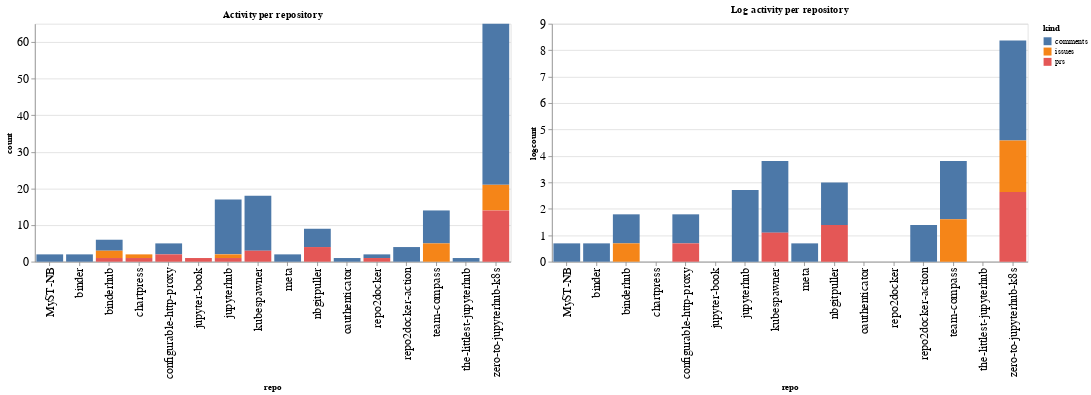

The notebook cell saved with this chart:
### Code cell
ch1 = alt.Chart(repo_summaries, width=600, title="Activity per repository").mark_bar().encode(
    x='repo',
    y='count',
    color='kind',
    tooltip="kind"
)

ch2 = alt.Chart(repo_summaries, width=600, title="Log activity per repository").mark_bar().encode(
    x='repo',
    y='logcount',
    color='kind',
    tooltip="kind"
)

ch1 | ch2

### Figure 1 — Vega-Lite specification as saved in the notebook (floating-point values rounded to 4 significant figures)
{"config": {"axisLeft": {"labelFontSize": 15}, "axisBottom": {"labelFontSize": 15}}, "hconcat": [{"mark": "bar", "encoding": {"color": {"type": "nominal", "field": "kind"}, "tooltip": {"type": "nominal", "field": "kind"}, "x": {"type": "nominal", "field": "repo"}, "y": {"type": "quantitative", "field": "count"}}, "title": "Activity per repository", "width": 600}, {"mark": "bar", "encoding": {"color": {"type": "nominal", "field": "kind"}, "tooltip": {"type": "nominal", "field": "kind"}, "x": {"type": "nominal", "field": "repo"}, "y": {"type": "quantitative", "field": "logcount"}}, "title": "Log activity per repository", "width": 600}], "data": {"name": "data-bbaa3cc10408721b7e44fe069cabcd6e"}, "$schema": "https://vega.github.io/schema/vega-lite/v4.8.1.json", "datasets": {"data-bbaa3cc10408721b7e44fe069cabcd6e": [{"repo": "MyST-NB", "kind": "comments", "count": 2, "logcount": 0.6931}, {"repo": "binder", "kind": "comments", "count": 2, "logcount": 0.6931}, {"repo": "binderhub", "kind": "comments", "count": 3, "logcount": 1.099}, {"repo": "binderhub", "kind": "issues", "count": 2, "logcount": 0.6931}, {"repo": "binderhub", "kind": "prs", "count": 1, "logcount": 0.0}, {"repo": "chartpress", "kind": "issues", "count": 1, "logcount": 0.0}, {"repo": "chartpress", "kind": "prs", "count": 1, "logcount": 0.0}, {"repo": "configurable-http-proxy", "kind": "comments", "count": 3, "logcount": 1.099}, {"repo": "configurable-http-proxy", "kind": "prs", "count": 2, "logcount": 0.6931}, {"repo": "jupyter-book", "kind": "prs", "count": 1, "logcount": 0.0}, {"repo": "jupyterhub", "kind": "comments", "count": 15, "logcount": 2.708}, {"repo": "jupyterhub", "kind": "issues", "count": 1, "logcount": 0.0}, {"repo": "jupyterhub", "kind": "prs", "count": 1, "logcount": 0.0}, {"repo": "kubespawner", "kind": "comments", "count": 15, "logcount": 2.708}, {"repo": "kubespawner", "kind": "prs", "count": 3, "logcount": 1.099}, {"repo": "meta", "kind": "comments", "count": 2, "logcount": 0.6931}, {"repo": "nbgitpuller", "kind": "comments", "count": 5, "logcount": 1.609}, {"repo": "nbgitpuller", "kind": "prs", "count": 4, "logcount": 1.386}, {"repo": "oauthenticator", "kind": "comments", "count": 1, "logcount": 0.0}, {"repo": "repo2docker", "kind": "comments", "count": 1, "logcount": 0.0}, {"repo": "repo2docker", "kind": "prs", "count": 1, "logcount": 0.0}, {"repo": "repo2docker-action", "kind": "comments", "count": 4, "logcount": 1.386}, {"repo": "team-compass", "kind": "comments", "count": 9, "logcount": 2.197}, {"repo": "team-compass", "kind": "issues", "count": 5, "logcount": 1.609}, {"repo": "the-littlest-jupyterhub", "kind": "comments", "count": 1, "logcount": 0.0}, {"repo": "zero-to-jupyterhub-k8s", "kind": "comments", "count": 44, "logcount": 3.784}, {"repo": "zero-to-jupyterhub-k8s", "kind": "issues", "count": 7, "logcount": 1.946}, {"repo": "zero-to-jupyterhub-k8s", "kind": "prs", "count": 14, "logcount": 2.639}]}}
